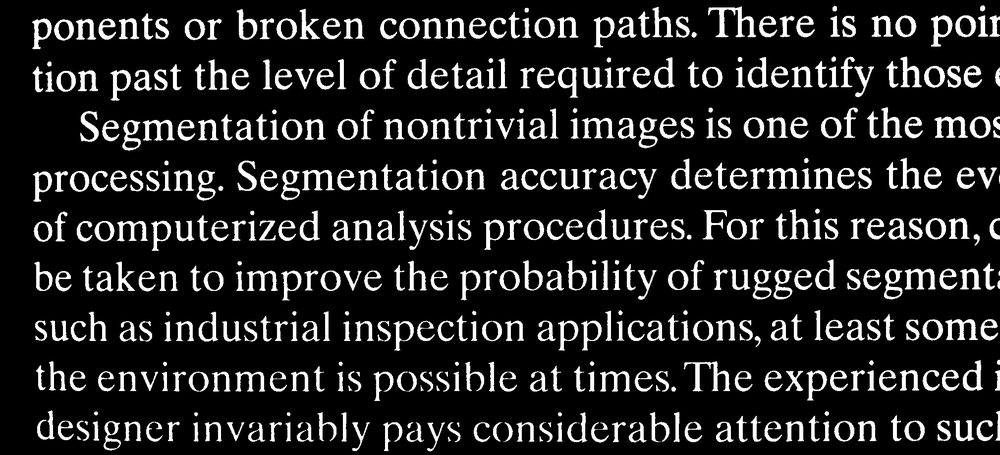
#> input picture images/text-image.tif, 1000 x 455 px, shrunk from 2018 x 918 before the run
$ jupyter execute --allow-errors LabExercise9.ipynb
#> lines starting #> are read from the running program, lines starting #| are printed output that depends on the picture; after the words box and inside, x2 and y2 are one past the last pixel; in counts of white or black regions, pixels touching at a corner belong together
[cell 1]
import matplotlib.pyplot as plt
import numpy as np
import math
from skimage import util
from skimage import exposure
import skimage.morphology as m
from skimage.color import rgb2gray
from scipy import ndimage as nd

# Question 1

[cell 2]
img1 = rgb2gray(plt.imread("images/text-image.tif"))
#> img1 is the input picture: shape (455, 1000); min 0, max 255, mean 35.5
plt.gray()
plt.imshow(img1)

[cell 3]
SE = np.ones((51,1))
img1D = m.binary_opening(img1, SE)
#> img1D: shape (455, 1000) bool; every value is 0
plt.imshow(img1D)

[cell 4]
img1O = np.logical_and(img1D,img1)
plt.imshow(img1O)

[cell 5]
def extract (img, SE) :
    img1F = m.binary_erosion(img1, SE)
    SE2 = m.square(3)
    imgTemp = np.logical_and(m.dilation(img1F, SE2), img)
    img1D = np.zeros(1)
    while (not (img1D==imgTemp).all()) :
        img1D = np.logical_and(m.dilation(imgTemp, SE2), img)
        imgTemp = np.logical_and(m.dilation(img1D, SE2), img)
#> this loop made 0 passes
    return imgTemp

[cell 6]
SE = np.ones((51,1))
img1F = extract(img1, SE)
plt.imshow(img1F)

# Question 2

[cell 7]
img2 = rgb2gray(plt.imread("images/text-image.tif"))
plt.imshow(img2)

[cell 8]
from skimage import measure
from skimage import util
from skimage.color import label2rgb

SE = np.ones((img2.shape[0]-8, img2.shape[1]-8))
SE = np.pad(SE, pad_width = 4)
SE = util.invert(SE)

img21 = np.logical_and(img2,SE)
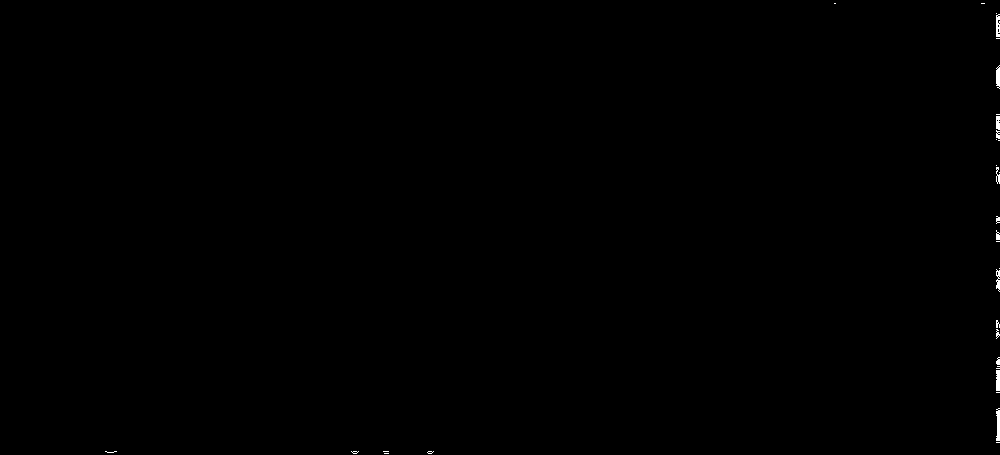
#> img21: shape (455, 1000) bool; 0.16% white; 33 white regions (20 under 20 px), largest, box (x1, y1, x2, y2) and area: (996, 408, 1000, 441) 104, (996, 370, 1000, 391) 81, (996, 65, 1000, 89) 77
plt.imshow(img21)

[cell 9]
def connectedExtraction (img, imgE):
    SE = m.square(3)
    imgO = np.logical_and(m.dilation(imgE, SE), img)
#> imgO: shape (455, 1000) bool; 0.19% white; 29 white regions (17 under 20 px), largest, box (x1, y1, x2, y2) and area: (995, 408, 1000, 441) 114, (995, 114, 1000, 139) 101, (995, 368, 1000, 391) 99
    imgTemp = np.ones(1)
    while(not (imgO==imgTemp).all()):
        imgTemp = np.logical_and(m.dilation(imgO, SE), img)
        imgO = np.logical_and(m.dilation(imgTemp, SE), img)
#> this loop made 78 passes
#> pass 1, in connectedExtraction, `imgTemp = np.logical_and(m.dilation(imgO, SE), img)`:
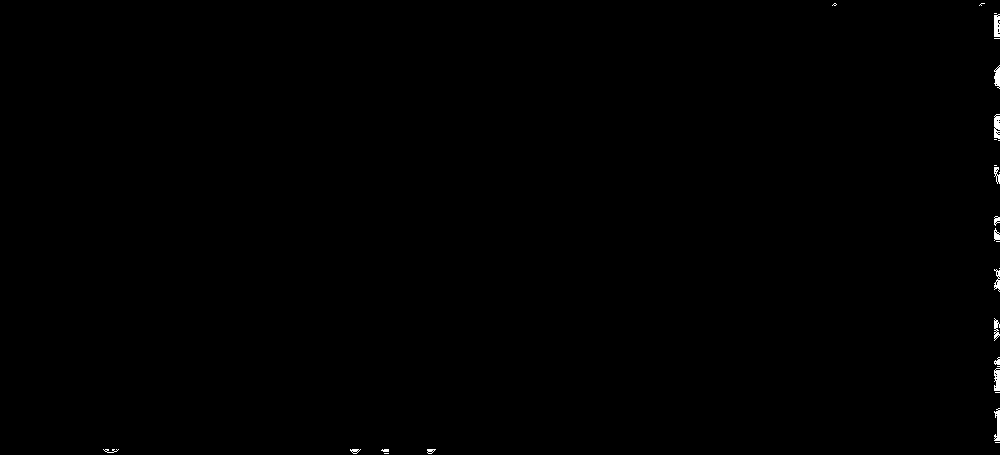
#> imgTemp: shape (455, 1000) bool; 0.23% white; 29 white regions (14 under 20 px), largest, box (x1, y1, x2, y2) and area: (994, 408, 1000, 441) 122, (994, 114, 1000, 139) 121, (994, 14, 1000, 37) 119
#> after the loop:
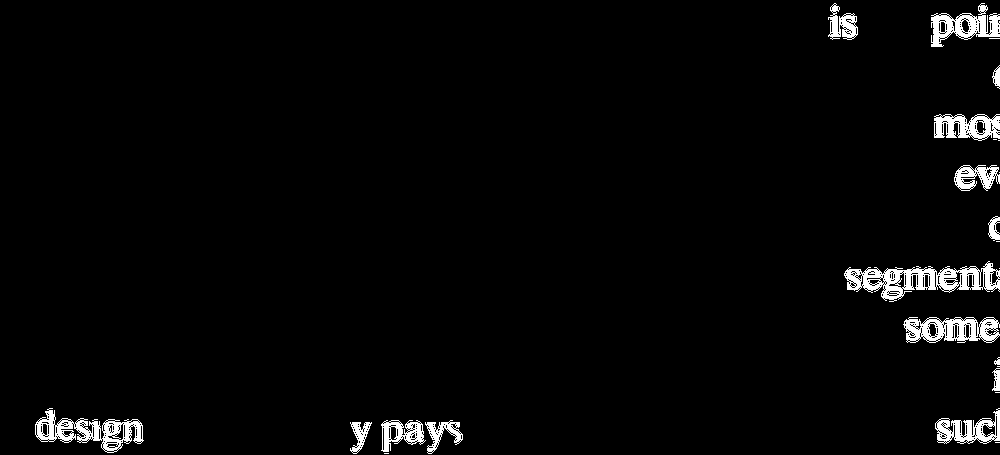
#> imgO: shape (455, 1000) bool; 2.8% white; 25 white regions (10 under 20 px), largest, box (x1, y1, x2, y2) and area: (844, 261, 1000, 302) 2619, (35, 408, 144, 453) 1823, (903, 317, 1000, 343) 1577
    return img-imgO

[cell 10]
img22 = connectedExtraction(img2, img21)
plt.imshow(img22)

# Question 3

[cell 11]
img3 = rgb2gray(plt.imread("images/circuitboard_clean.tif"))
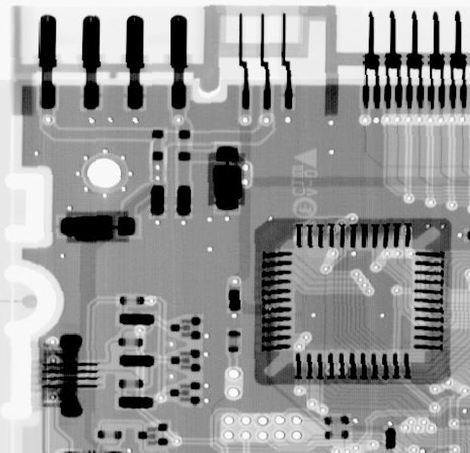
#> input picture images/circuitboard_clean.tif, 470 x 453 px, shrunk from 948 x 915 before the run
#> img3 is the input picture: shape (453, 470); min 0, max 255, mean 150.9
plt.imshow(img3)

[cell 12]
img31 = m.erosion(img3, m.square(3))
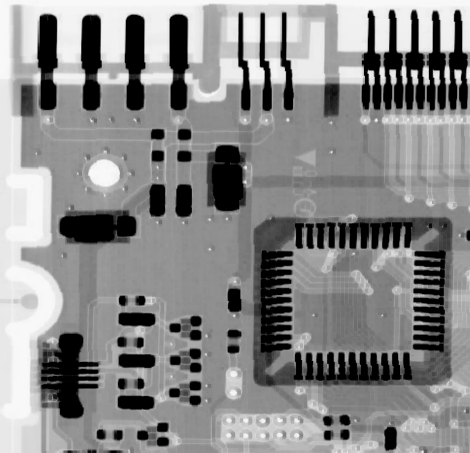
#> img31: shape (453, 470); min 0, max 249, mean 137
img32 = m.dilation(img3, m.square(3))
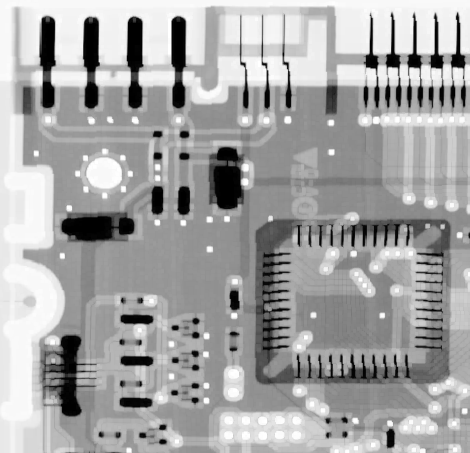
#> img32: shape (453, 470); min 0, max 255, mean 164.7
img33 = m.opening(img3, m.square(3))
img34 = m.closing(img3, m.square(3))
fig, axs = plt.subplots(1,4,figsize=(20,5))
[axi.set_axis_off() for axi in axs.ravel()]
axs[0] = fig.add_subplot(1,4,1)
axs[0].set_title("Erosion")
axs[0].imshow(img31)
axs[1] = fig.add_subplot(1,4,2)
axs[1].set_title("Dilation")
axs[1].imshow(img32)
axs[2] = fig.add_subplot(1,4,3)
axs[2].set_title("Opening")
axs[2].imshow(img33)
axs[3] = fig.add_subplot(1,4,4)
axs[3].set_title("Closing")
axs[3].imshow(img34)

# Question 4

[cell 13]
img4 = rgb2gray(plt.imread("images/headCT.tif"))
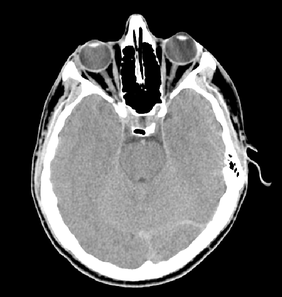
#> input picture images/headCT.tif, 282 x 297 px, shrunk from 570 x 600 before the run
#> img4 is the input picture: shape (297, 282); min 0, max 255, mean 84.7
plt.imshow(img4)

[cell 14]
img41 = m.dilation(img4, m.square(3)) - m.erosion(img4, m.square(3))
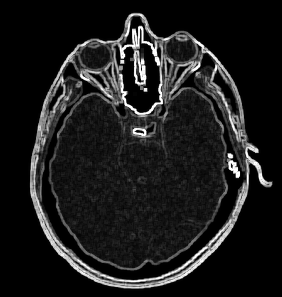
#> img41: shape (297, 282); min 0, max 255, mean 28.3
plt.imshow(img41)

# Question 5

[cell 15]
img5 = plt.imread("images/rice.tif")
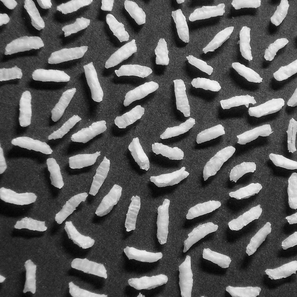
#> input picture images/rice.tif, 297 x 297 px, shrunk from 600 x 600 before the run
#> img5 is the input picture: shape (297, 297); min 5, max 249, mean 92
plt.imshow(img5)

#> (a cell that did not finish here is left out)

[cell 17]
img52 = m.black_tophat(img5, m.disk(3))
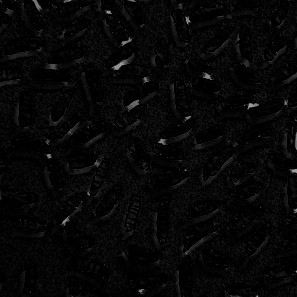
#> img52: shape (297, 297); min 0, max 171, mean 6.7
plt.imshow(img52)
